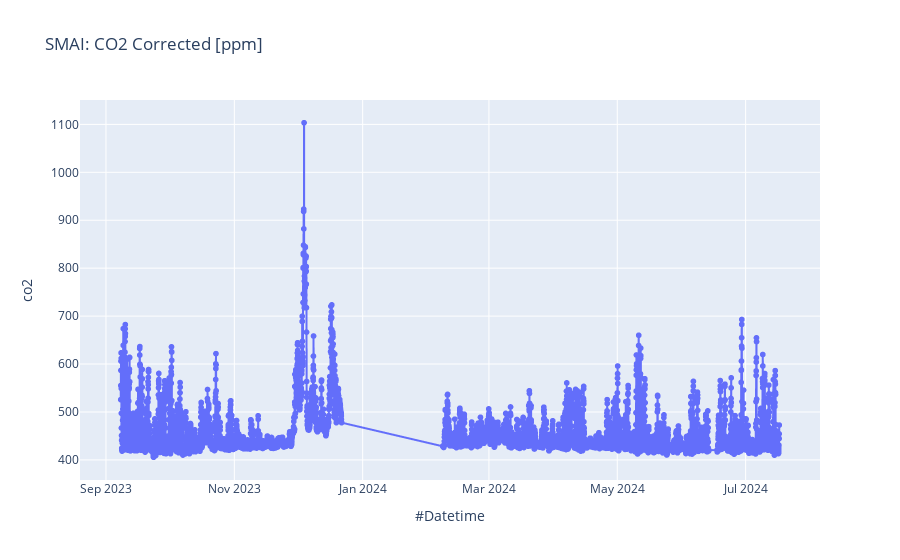

The notebook cell saved with this chart:
### Code cell
extract_site_data(df=df_1h, dates = dates, site_name="SMAI", plot=True)

### Figure 1 — Plotly figure (JSON) as saved in the notebook; plotly's stock layout.template omitted (floating-point values rounded to 4 significant figures; data arrays with more than 128 entries replaced by an {"elided": "..."} marker saying what was removed)
{"data": [{"hovertemplate": "#Datetime=%{x}<br>co2=%{y}<extra></extra>", "legendgroup": "", "line": {"color": "#636efa", "dash": "solid"}, "marker": {"symbol": "circle"}, "mode": "lines+markers", "name": "", "showlegend": false, "type": "scattergl", "x": {"elided": "6191 str values"}, "xaxis": "x", "y": {"elided": "6191 float values"}, "yaxis": "y"}], "layout": {"legend": {"tracegroupgap": 0}, "title": {"text": "SMAI: CO2 Corrected [ppm]"}, "xaxis": {"anchor": "y", "domain": [0, 1], "title": {"text": "#Datetime"}}, "yaxis": {"anchor": "x", "domain": [0, 1], "title": {"text": "co2"}}}}
